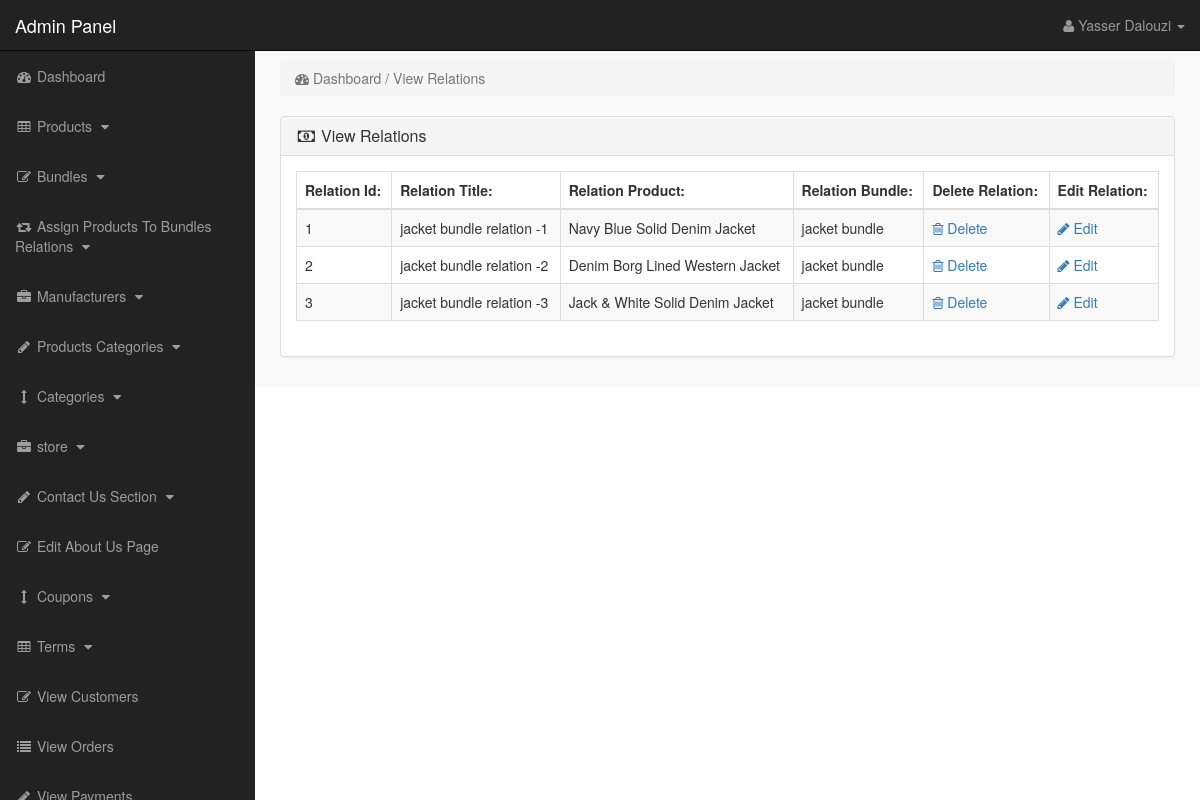
Page /admin_area/index.php?view_rel (signed in) on the committed database.
### tables this page shows
CREATE TABLE `bundle_product_relation` (
  `rel_id` int(10) NOT NULL,
  `rel_title` varchar(255) NOT NULL,
  `product_id` int(10) NOT NULL,
  `bundle_id` int(10) NOT NULL
);

CREATE TABLE `products` (
  `product_id` int(10) NOT NULL,
  `p_cat_id` int(10) NOT NULL,
  `cat_id` int(10) NOT NULL,
  `manufacturer_id` int(10) NOT NULL,
  `date` timestamp NOT NULL DEFAULT current_timestamp() ON UPDATE current_timestamp(),
  `product_title` text NOT NULL,
  `product_url` text NOT NULL,
  `product_img1` text NOT NULL,
  `product_img2` text NOT NULL,
  `product_img3` text NOT NULL,
  `product_price` int(10) NOT NULL,
  `product_psp_price` int(100) NOT NULL,
  `product_desc` text NOT NULL,
  `product_features` text NOT NULL,
  `product_video` text NOT NULL,
  `product_keywords` text NOT NULL,
  `product_label` text NOT NULL,
  `status` varchar(255) NOT NULL,
  `in_stock` tinyint(1) NOT NULL DEFAULT 1
);

### admin_area/view_rel.php (the view)
<?php
if(!isset($_SESSION['admin_email'])){
echo "<script>window.open('login.php','_self')</script>";
}
else {
?>
<div class="row">
<div class="col-lg-12">
<ol class="breadcrumb">
<li class="active">
<i class="fa fa-dashboard"></i> Dashboard / View Relations
</li>
</ol>
</div>
</div>
<div class="row">
<div class="col-lg-12">
<div class="panel panel-default">
<div class="panel-heading">
<h3 class="panel-title">
<i class="fa fa-money fa-fw"></i> View Relations
</h3>
</div>
<div class="panel-body">
<div class="table-responsive">
<table class="table table-bordered table-hover table-striped">
<thead>
<tr>
<th>Relation Id:</th>
<th>Relation Title:</th>
<th>Relation Product:</th>
<th>Relation Bundle:</th>
<th>Delete Relation:</th>
<th>Edit Relation:</th>
</tr>
</thead>
<tbody>
<?php
$i = 0;
$get_rel = "select * from bundle_product_relation";
$run_rel = mysqli_query($con,$get_rel);
while($row_rel = mysqli_fetch_array($run_rel)){
$rel_id = $row_rel['rel_id'];
$rel_title = $row_rel['rel_title'];
$bundle_id = $row_rel['bundle_id'];
$product_id = $row_rel['product_id'];
$get_p = "select * from products where product_id='$product_id'";
$run_p = mysqli_query($con,$get_p);
$row_p = mysqli_fetch_array($run_p);
$p_title = $row_p['product_title'];
$get_b = "select * from products where product_id='$bundle_id'";
$run_b = mysqli_query($con,$get_b);
$row_b = mysqli_fetch_array($run_b);
$b_title = $row_b['product_title'];
$i++;
?>
<tr>
<td> <?php echo $i; ?> </td>
<td> <?php echo $rel_title; ?> </td>
<td> <?php echo $p_title; ?> </td>
<td> <?php echo $b_title; ?> </td>
<td>
<a href="index.php?delete_rel=<?php echo $rel_id; ?>">
<i class="fa fa-trash-o"></i> Delete
</a>
</td>
<td>
<a href="index.php?edit_rel=<?php echo $rel_id; ?>">
<i class="fa fa-pencil"></i> Edit
</a>
</td>
</tr>
<?php } ?>
</tbody>
</table>
</div>
</div>
</div>
</div>
</div>
<?php } ?>

### admin_area/includes/sidebar.php (shortened to what this page needs)
<?php
if(!isset($_SESSION['admin_email'])){
echo "<script>window.open('login.php','_self')</script>";
}
else {
?>
<nav class="navbar navbar-inverse navbar-fixed-top" >
<div class="navbar-header" >
<a class="navbar-brand" href="index.php?dashboard" >Admin Panel</a>
</div>
<ul class="nav navbar-right top-nav" >
<li class="dropdown" >
<a href="#" class="dropdown-toggle" data-toggle="dropdown" >
<i class="fa fa-user" ></i>
<?php echo $admin_name; ?> <b class="caret" ></b>
</a>
</li>
</ul>
<div class="collapse navbar-collapse navbar-ex1-collapse">
<ul class="nav navbar-nav side-nav">
<li>
<a href="index.php?dashboard">
<i class="fa fa-fw fa-dashboard"></i> Dashboard
</a>
</li>
<li>
<a href="#" data-toggle="collapse" data-target="#products">
<i class="fa fa-fw fa-table"></i> Products
<i class="fa fa-fw fa-caret-down"></i>
</a>
</li>
<li>
<a href="#" data-toggle="collapse" data-target="#bundles">
<i class="fa fa-fw fa-edit"></i> Bundles
<i class="fa fa-fw fa-caret-down"></i>
</a>
</li>
<li>
<a href="#" data-toggle="collapse" data-target="#relations">
<i class="fa fa-fw fa-retweet"></i> Assign Products To Bundles Relations
<i class="fa fa-fw fa-caret-down"></i>
</a>
</li>
<li>
<a href="#" data-toggle="collapse" data-target="#manufacturers">
<i class="fa fa-fw fa-briefcase"></i> Manufacturers
<i class="fa fa-fw fa-caret-down"></i>
</a>
</li>
<li>
<a href="#" data-toggle="collapse" data-target="#p_cat">
<i class="fa fa-fw fa-pencil"></i> Products Categories
<i class="fa fa-fw fa-caret-down"></i>
</a>
</li>
<li>
<a href="#" data-toggle="collapse" data-target="#cat">
<i class="fa fa-fw fa-arrows-v"></i> Categories
<i class="fa fa-fw fa-caret-down"></i>
</a>
</li>
<li>
<a href="#" data-toggle="collapse" data-target="#store">
<i class="fa fa-fw fa-briefcase"></i> store
<i class="fa fa-fw fa-caret-down"></i>
</a>
</li>
<li>
<a href="#" data-toggle="collapse" data-target="#contact_us">
<i class="fa fa-fw fa-pencil"> </i> Contact Us Section
<i class="fa fa-fw fa-caret-down"></i>
</a>
</li>
<li>
<a href="index.php?edit_about_us">
<i class="fa fa-fw fa-edit"></i> Edit About Us Page
</a>
</li>
<li>
<a href="#" data-toggle="collapse" data-target="#coupons">
<i class="fa fa-fw fa-arrows-v"></i> Coupons
<i class="fa fa-fw fa-caret-down"></i>
</a>
</li>
<li>
<a href="#" data-toggle="collapse" data-target="#terms" >
<i class="fa fa-fw fa-table"></i> Terms
<i class="fa fa-fw fa-caret-down"></i>
</a>
</li>
<li>
<a href="index.php?view_customers">
<i class="fa fa-fw fa-edit"></i> View Customers
</a>
</li>
<li>
<a href="index.php?view_orders">
<i class="fa fa-fw fa-list"></i> View Orders
</a>
</li>
<li>
<a href="index.php?view_payments">
<i class="fa fa-fw fa-pencil"></i> View Payments
</a>
</li>
</ul>
</div>
</nav>
<?php } ?>

### admin_area/css/style.css (style rules this page uses)
body { margin-top:100px; }
@media (min-width: 768px) { body { margin-top:50px; } }
.top-nav { padding:0 15px; }
.top-nav>li { display:inline-block; float:left; }
.top-nav>li>a { padding-top:15px; padding-bottom:15px; line-height:20px; color:#999; }
@media (min-width: 768px) { .side-nav { position:fixed; top:51px; width:255px; border-radius:0; overflow-y:auto; background-color: #222; bottom:0; overflow-x:hidden; padding-bottom:40px; } }
@media (min-width: 768px) { .side-nav>li>a { width:255px; } }
.panel-body { border-radius:5px; }

### rows in the picture
bundle_product_relation: rel_title "jacket bundle relation -1", product.product_title "Navy Blue Solid Denim Jacket", products.product_title "jacket bundle"
bundle_product_relation: rel_title "jacket bundle relation -2", product.product_title "Denim Borg Lined Western Jacket", products.product_title "jacket bundle"
bundle_product_relation: rel_title "jacket bundle relation -3", product.product_title "Jack & White Solid Denim Jacket", products.product_title "jacket bundle"

### other values in the picture
$admin_name "Yasser Dalouzi"
